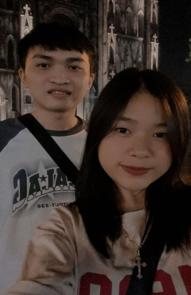
#> input picture resized.jpg, 191 x 295 px
$ python blur_photo.py
#> lines starting #> are read from the running program, lines starting #| are printed output that depends on the picture; after the words box and inside, x2 and y2 are one past the last pixel; in counts of white or black regions, pixels touching at a corner belong together
from skimage.feature import Cascade
from skimage.filters import gaussian
from skimage import io, data
from skimage.color import rgb2gray
from skimage.feature import corner_peaks
from skimage import img_as_ubyte
import matplotlib.pyplot as plt
import matplotlib.patches as patches

trained_file = data.lbp_frontal_face_cascade_filename()
detector = Cascade(trained_file)

image = io.imread("resized.jpg")
#> image is the input picture: shape (295, 191, 3); mean R, G, B 61.9, 49.9, 44.7

def show_image(image, title='Image', cmap_type='gray'):
    plt.imshow(image, cmap=cmap_type)
    plt.title(title)
    plt.axis('off')
    plt.show()

def getFace(d, image):
    ''' Extracts the face rectangle from the image using the
    coordinates of the detected.
    '''
    # X and Y starting points of the face rectangle
    x, y = d['r'], d['c']
    # The width and height of the face rectangle
    width, height = x + d['width'], y + d['height']
    # Extract the detected face
    face = image[x:width, y:height]
    return face

def mergeBlurryFace(original, d, gaussian_image):
    # X and Y starting points of the face rectangle
    x, y = d['r'], d['c']
    # The width and height of the face rectangle
    width, height = x + d['width'], y + d['height']

    # Ensure the blurred face has the same dtype as the original image
    gaussian_image = img_as_ubyte(gaussian_image)

    # Replace the corresponding region in the original image with the blurred face
    original[x:width, y:height] = gaussian_image
    return original

# Detect the faces
detected = detector.detect_multi_scale(img=rgb2gray(image),
                                       scale_factor=1.2, step_ratio=1,
                                       min_size=(10,10), max_size=(150, 150))
#> detected = 2 items

resulting_image = image
# For each detected face
for d in detected:
    # Obtain the face rectangle from detected coordinates
    face = getFace(d, image)

    # Apply gaussian filter to the extracted face (tùy chỉnh sigma độ mờ)
    blurred_face = gaussian(face, sigma=8)

    # Merge this blurry face to our final image
    resulting_image = mergeBlurryFace(image, d, blurred_face)
#> this loop made 2 passes
#> pass 1, in getFace, `face = image[x:width, y:height]`:
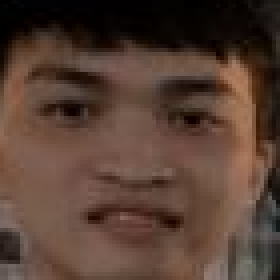
#> face: shape (70, 70, 3) (shown 4 times larger); mean R, G, B 86.1, 63.1, 52
#> pass 1, `blurred_face = gaussian(face, sigma=8)`:
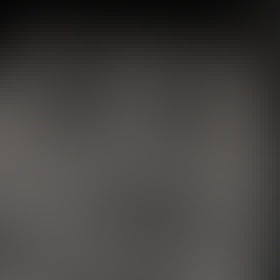
#> blurred_face: shape (70, 70, 3) float64 (shown 4 times larger); mean R, G, B 0.269, 0.263, 0.256
#> pass 1, `resulting_image = mergeBlurryFace(image, d, blurred_face)`:
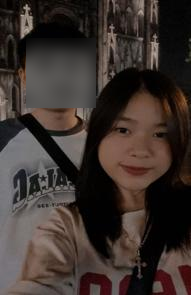
#> resulting_image: shape (295, 191, 3); 8.7% of pixels changed, all inside (x1, y1, x2, y2) = (26, 38, 96, 108)
#> after the loop:
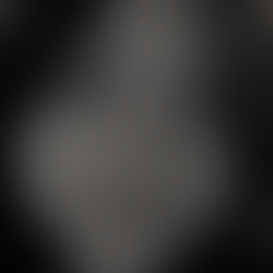
#> face: shape (91, 91, 3) (shown 3 times larger); mean R, G, B 53.7, 52.2, 50.7
#> after the loop:
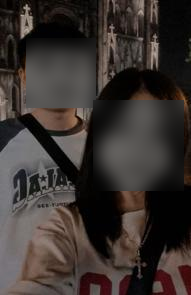
#> image: shape (295, 191, 3); mean R, G, B 58.1, 50.9, 47.8

# Show the image with detected faces
show_image(resulting_image, "Blurred faces")

$ run again, with chinese.jpg copied over resized.jpg
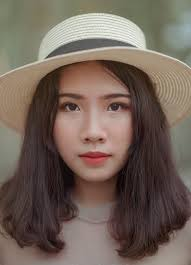
#> input picture chinese.jpg, 191 x 265 px
#> image is the input picture: shape (265, 191, 3); mean R, G, B 114.6, 99.2, 89
#> detected = 1 item
#> the loop `for d in detected:` made 1 pass
#> pass 1, `blurred_face = gaussian(face, sigma=8)`:
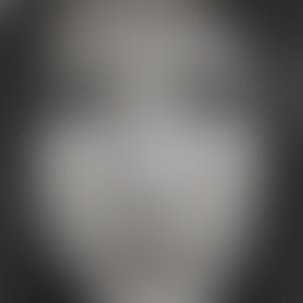
#> blurred_face: shape (101, 101, 3) float64 (shown 3 times larger); mean R, G, B 0.412, 0.404, 0.397
#> pass 1, `resulting_image = mergeBlurryFace(image, d, blurred_face)`:
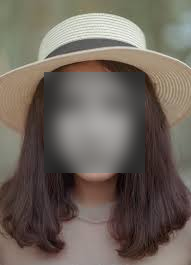
#> resulting_image: shape (265, 191, 3); mean R, G, B 110.9, 101.2, 92.5

$ run again, with face_det25.jpg copied over resized.jpg
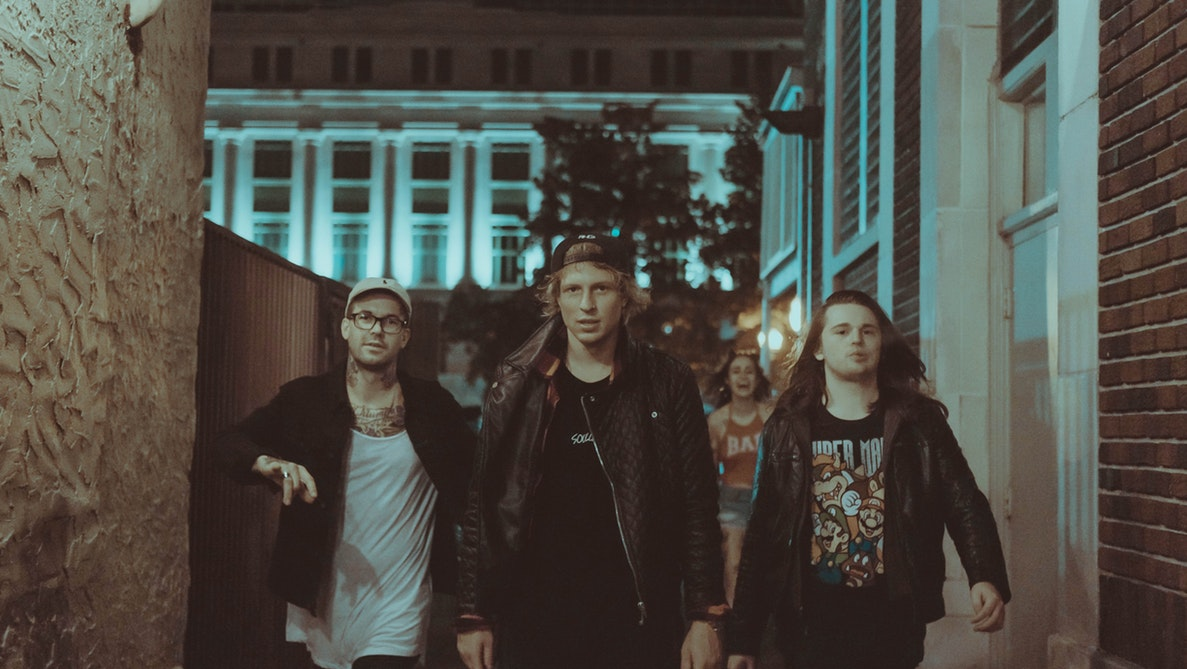
#> input picture face_det25.jpg, 1187 x 669 px
#> image is the input picture: shape (669, 1187, 3); mean R, G, B 78.2, 76.4, 69.4
#> detected = 6 items
#> the loop `for d in detected:` made 6 passes
#> after the loop `for d in detected:`:
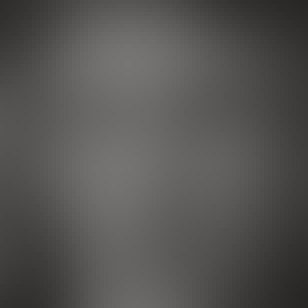
#> face: shape (77, 77, 3) (shown 4 times larger); mean R, G, B 85.8, 84.3, 82.7
#> after the loop `for d in detected:`:
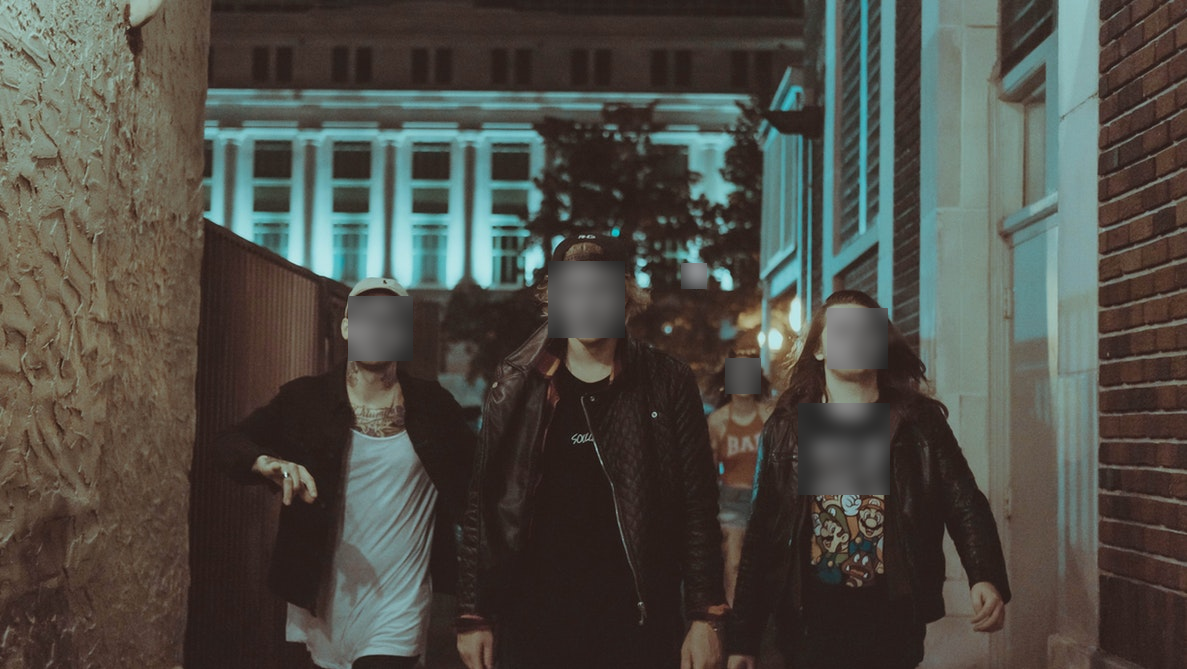
#> image: shape (669, 1187, 3); 3.06% of pixels changed, all inside (x1, y1, x2, y2) = (348, 261, 890, 495)
